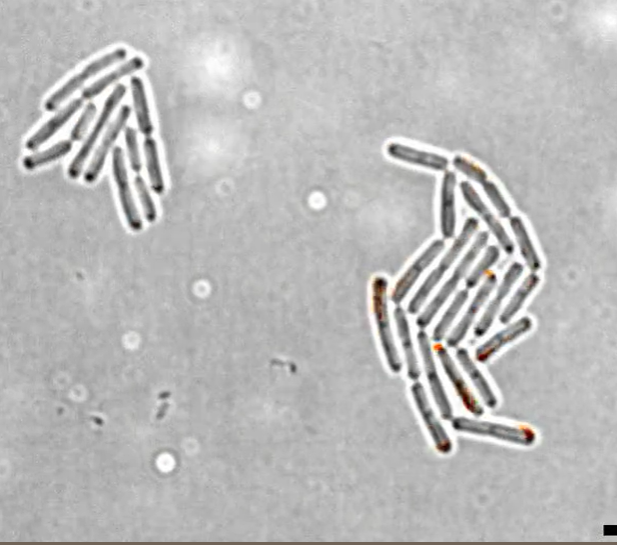
#> input picture data/bacteria.png, 617 x 545 px
$ jupyter execute --allow-errors scipy.ipynb
#> lines starting #> are read from the running program, lines starting #| are printed output that depends on the picture; after the words box and inside, x2 and y2 are one past the last pixel; in counts of white or black regions, pixels touching at a corner belong together
[cell 1]
import numpy as np
import matplotlib.pyplot as plt

[cell 2]
# Création d'un Dataset
x = np.linspace(0, 10, 10)
y = x**2
plt.scatter(x, y)

[cell 3]
from scipy.interpolate import interp1d

[cell 4]
f = interp1d(x,y, kind='linear')
new_x = np.linspace(0,10,30)
result = f(new_x)
plt.scatter(x, y)
plt.scatter(new_x, result,c='r')

[cell 5]
x = np.linspace(0, 10, 10)
y = np.sin(x)
plt.scatter(x, y)

[cell 6]
# création de la fonction interpolation f
f = interp1d(x, y, kind='cubic')

# résultats de la fonction interpolation f sur de nouvelles données
new_x = np.linspace(0, 10, 50)
result = f(new_x)

# visualisation avec matplotlib
plt.scatter(x, y)
plt.plot(new_x, result, linestyle = 'dashed')
#> figure, not shown here; curve peaks at x = 7.76, y = 0.995

[cell 7]
# curve_fit
# Création d'un Dataset avec du bruit "normal"
x = np.linspace(0, 2, 100)
y = 1/3*x**3 - 3/5 * x**2 + 2 + np.random.randn(x.shape[0])/20
plt.scatter(x, y)

[cell 8]
def f (x,a,b,c,d):
    return a * x**3 + b * x**2 + c * x + d

[cell 9]
from scipy import optimize

[cell 10]
params, param_cov = optimize.curve_fit(f,x,y)

[cell 11]
plt.scatter(x,y)
plt.plot(x,f(x,params[0],params[1],params[2],params[3]), c='g', lw=3)
#> figure, not shown here; curve peaks at x = 2, y = 2.31

[cell 12]
# Minimisation 1D

# Définition d'une fonction a 1 Dimension
def f (x):
    return x**2 + 15*np.sin(x)

# Visualisation de la fonction
x = np.linspace(-10, 10, 100)
plt.plot(x, f(x))
#> figure, not shown here; curve peaks at x = -10, y = 108.2

[cell 13]
result = optimize.minimize(f,x0=-5).x

[cell 14]
# Visualisation du résultat
x0=-5
plt.plot(x, f(x), lw=3, zorder=-1) # Courbe de la fonction
plt.scatter(x0, f(x0), s=200, marker='+', c='g', zorder=1, label='initial') # point initial
plt.scatter(result, f(result), s=100, c='r', zorder=1, label='final') # point final
plt.legend()
plt.show()
#> figure, not shown here; curve peaks at x = -10, y = 108.2

[cell 15]
# Minimisation 2D

# Définition d'une fonction 2D. X est un tableau numpy a 2-Dimension
def f (x):
    return np.sin(x[0]) + np.cos(x[0]+x[1])*np.cos(x[0])

[cell 16]
# Génération de la fonction sur un espace 2D.
x = np.linspace(-3, 3, 100)
y = np.linspace(-3, 3, 100)
x, y = np.meshgrid(x, y)

# Visualisation de la fonction
plt.contour(x, y, f(np.array([x, y])), 20)

x0= np.zeros((2,1))
plt.scatter(x0[0], x0[1], marker='+', c='r', s=100, label='initial') # Point de départ

#> (the rest of this cell did not finish here and is left out)

[cell 17]
# Traitement de signal

# Création d'un Dataset avec une tendance linéaire
x = np.linspace(0, 20, 100)
y = x + 4*np.sin(x) +np.random.randn(x.shape[0])
plt.plot(x, y)
#> figure, not shown here; curve peaks at x = 19.8, y = 25.21

[cell 18]
from scipy import signal

[cell 19]
new_y = signal.detrend(y)
plt.plot(x,y)
plt.plot(x,new_y)
#> figure, not shown here; curve peaks at x = 19.8, y = 25.21; curve peaks at x = 19.8, y = 6.18

[cell 20]
# Transformation de Fourier

# Création d'un signal périodique noyé dans du bruit.
x = np.linspace(0, 30, 1000)
y = 3*np.sin(x) + 2*np.sin(5*x) + np.sin(10*x) + np.random.random(x.shape[0])*10
plt.plot(x, y)
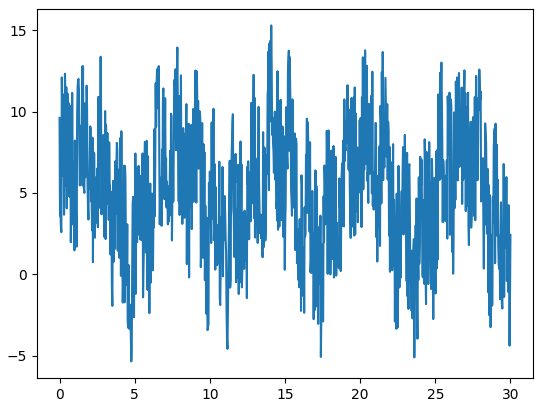
#> figure drawn by matplotlib, 1 panel; curve peaks at x = 14.08, y = 15.31

[cell 21]
from scipy import fftpack

[cell 22]
# création des variables Fourier et Fréquences, qui permettent de construire le spectre du signal.
fourier = fftpack.fft(y)
power = np.abs(fourier) # la variable power est créée pour éiminer les amplitudes négatives
frequences = fftpack.fftfreq(y.size)
plt.plot(np.abs(frequences), power)

[cell 23]
fourier[power<400] = 0

[cell 24]
plt.plot(np.abs(frequences), np.abs(fourier))
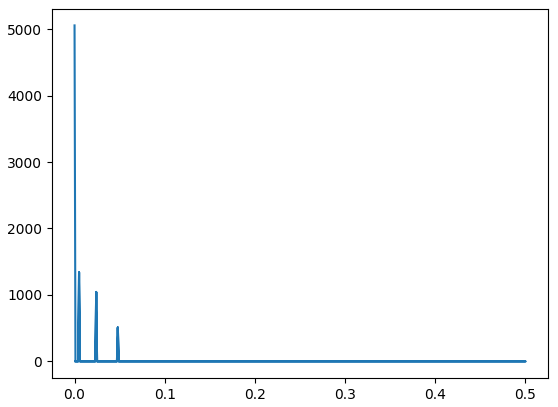
#> figure drawn by matplotlib, 1 panel

[cell 25]
# Transformation de Fourier Inverse: genere un nouveau signal temporel depuis le spectre filtré
filtered_signal = fftpack.ifft(fourier)

[cell 26]
# Visualisation des résultats

plt.figure(figsize=(12, 8))
plt.plot(x, y, lw=0.5, label='signal originel')
plt.plot(x, filtered_signal, lw=3, label='signal filtré')
plt.legend()
plt.show()
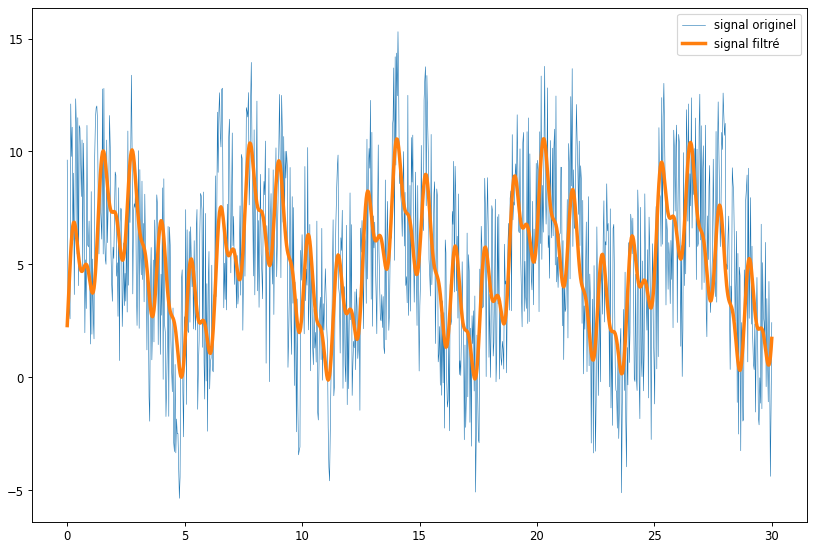
#> figure drawn by matplotlib, 1 panel; curve peaks at x = 14.08, y = 15.31; curve peaks at x = 20.3, y = 10.56

[cell 27]
# Image processing
from scipy import ndimage

# Création d'une image avec quelques artefacts
np.random.seed(0)
X = np.zeros((32, 32))
X[10:-10, 10:-10] = 1
X[np.random.randint(0,32,30),np.random.randint(0,32,30)] = 1 #ajout d'artefacts aléatoires
plt.imshow(X)
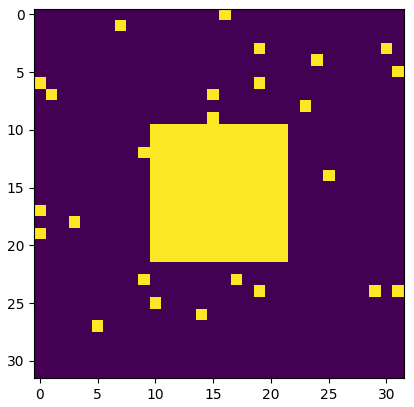
#> figure drawn by matplotlib, 1 panel

[cell 28]
# opération de binary_opening = érosion puis dilation
open_X = ndimage.binary_opening(X)
plt.imshow(open_X)
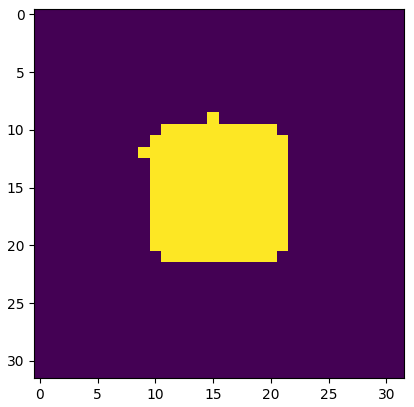
#> figure drawn by matplotlib, 1 panel

[cell 29]
# Application : Image processing (cas réel)

# importer l'image avec pyplot
image = plt.imread('bacteria.png')
#> image is the input picture: shape (545, 617, 4) float32; mean R, G, B, A 0.731, 0.73, 0.729, 1
image = image[:,:,0] # réduire l'image en 2D
#> image: shape (545, 617) float32
plt.imshow(image, cmap='gray') # afficher l'image
image.shape
#> Out = (545, 617)

[cell 30]
image_2 = np.copy(image)
plt.hist(image_2.ravel(),bins=255)
plt.show()
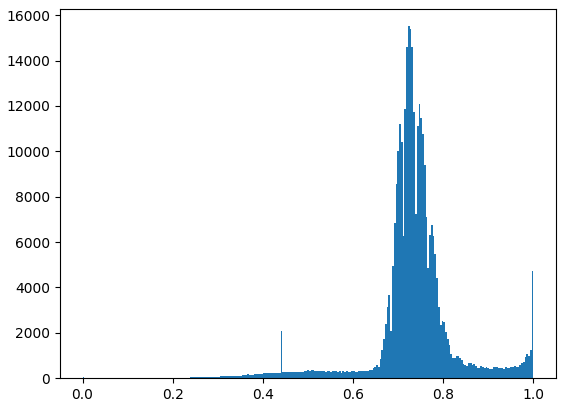
#> figure drawn by matplotlib, 1 panel; tallest bar 15514 high, from x = 0.722 to 0.725

[cell 31]
image = image<0.612
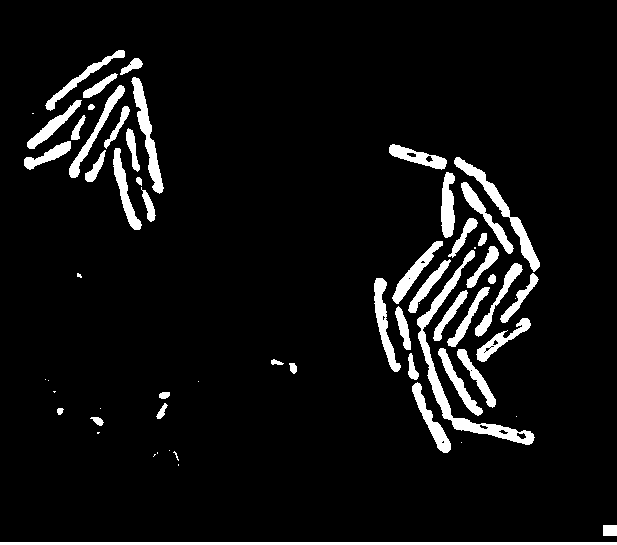
#> image: shape (545, 617) bool; 6.6% white; 63 white regions (18 under 20 px), largest, box (x1, y1, x2, y2) and area: (417, 250, 535, 445) 2318, (0, 542, 617, 545) 1851, (454, 157, 540, 272) 1296
plt.imshow(image)

[cell 32]
open_X = ndimage.binary_opening(image)
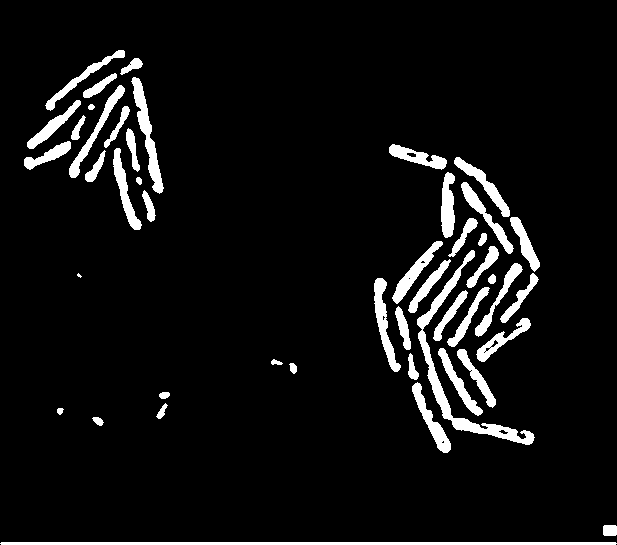
#> open_X: shape (545, 617) bool; 6.6% white; 47 white regions (1 under 20 px), largest, box (x1, y1, x2, y2) and area: (417, 250, 535, 445) 2303, (0, 542, 617, 545) 1847, (131, 77, 164, 194) 1102
plt.imshow(open_X)

[cell 33]
label_image, n_labels = ndimage.label(open_X)
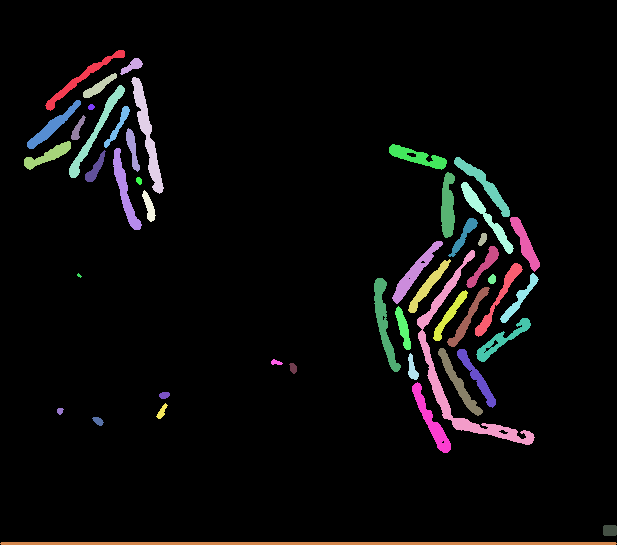
#> label_image: shape (545, 617) int32; 48 distinct labels, from 0 to 47; one colour per label, 0 black
#> n_labels = 47
print(n_labels)
#| 47

[cell 34]
plt.imshow(label_image)

[cell 35]
sizes = ndimage.sum(open_X, label_image, range(n_labels))
#> sizes = 47 values, max 2303 at index 25, min 0 at index 0, mean 429.3
sizes
#> Out has the same summary as sizes

[cell 36]
plt.scatter(range(n_labels),sizes,c='red')
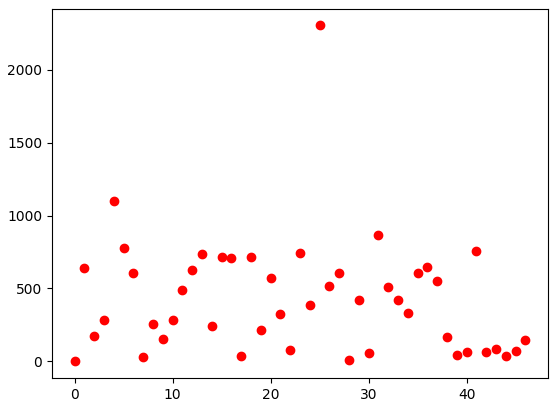
#> figure drawn by matplotlib, 1 panel
